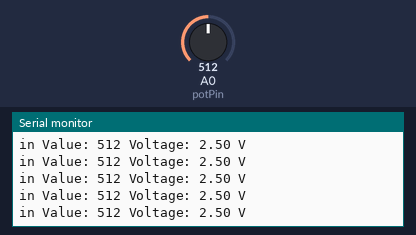
Simulated run of this sketch. Board: Arduino Uno, built with avr-gcc and run on an emulated ATmega328P. Shown: the last lines printed to the serial monitor. The test bench sets the inputs (shaded band); at power-on: A0 (potPin) = 512.

Above: at 1.2 s.
1.3 s: A0 (potPin) set to 716
At 1.32 s:
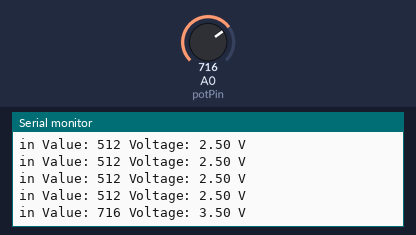
2.8 s: A0 (potPin) set to 900
At 2.83 s:
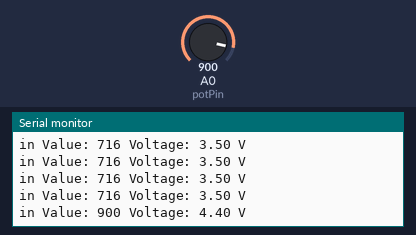
Timing chart, 0 to 5.8 s (numbered marks = the images above; inputs shaded):
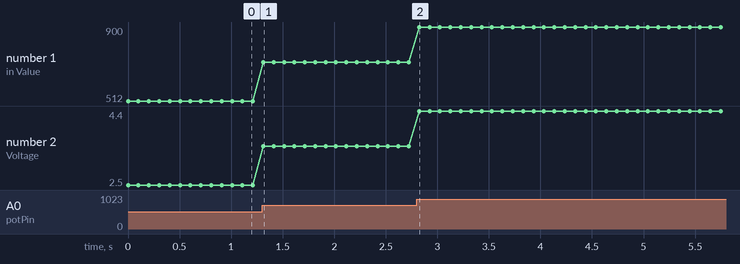

Measured:
- after the input at 1.3 s, the serial monitor: prints a new line at once (image 1)
- after the input at 2.8 s, the serial monitor: prints a new line at once (image 2)
- plotted number 1: 512 → 716 after the input at 1.3 s, 716 → 900 after the input at 2.8 s
- plotted number 2: 2.5 → 3.5 after the input at 1.3 s, 3.5 → 4.4 after the input at 2.8 s

The sketch:

powerful_bojo_turing1__4_.ino
```cpp
//C++
const int potPin = A0;
const float referenceVoltage = 5.0;

void setup() {
  Serial.begin(9600);
}

void loop() {

  int inValue = analogRead(potPin);


  float voltage = (inValue / 1023.0) * referenceVoltage;


  Serial.print("in Value: ");
  Serial.print(inValue);
  Serial.print(" Voltage: ");
  Serial.print(voltage);
  Serial.println(" V");

  delay(100);
}
```
